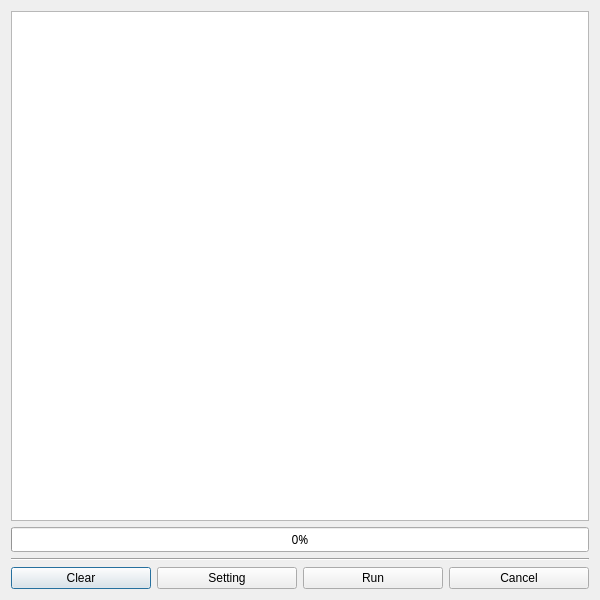
<?xml version="1.0" encoding="UTF-8"?>
<ui version="4.0">
 <class>DynamicTestLayout</class>
 <widget class="QDialog" name="DynamicTestLayout">
  <property name="windowModality">
   <enum>Qt::ApplicationModal</enum>
  </property>
  <property name="geometry">
   <rect>
    <x>0</x>
    <y>0</y>
    <width>600</width>
    <height>600</height>
   </rect>
  </property>
  <property name="minimumSize">
   <size>
    <width>600</width>
    <height>600</height>
   </size>
  </property>
  <property name="windowTitle">
   <string>Dynamic Test</string>
  </property>
  <layout class="QVBoxLayout" name="verticalLayout_2">
   <item>
    <layout class="QVBoxLayout" name="MainLayout">
     <item>
      <layout class="QVBoxLayout" name="MessagLayout">
       <item>
        <widget class="QTextBrowser" name="textBrowser">
         <property name="font">
          <font>
           <family>Yu Gothic</family>
           <pointsize>10</pointsize>
          </font>
         </property>
        </widget>
       </item>
       <item>
        <widget class="QProgressBar" name="progressBar">
         <property name="font">
          <font>
           <family>Yu Gothic</family>
          </font>
         </property>
         <property name="styleSheet">
          <string notr="true"/>
         </property>
         <property name="value">
          <number>0</number>
         </property>
        </widget>
       </item>
      </layout>
     </item>
     <item>
      <layout class="QHBoxLayout" name="horizontalLayout">
       <item>
        <widget class="Line" name="line">
         <property name="orientation">
          <enum>Qt::Horizontal</enum>
         </property>
        </widget>
       </item>
      </layout>
     </item>
     <item>
      <layout class="QHBoxLayout" name="ButtonLayout">
       <item>
        <widget class="QPushButton" name="clearButton">
         <property name="font">
          <font>
           <family>Yu Gothic UI</family>
           <weight>50</weight>
           <bold>false</bold>
          </font>
         </property>
         <property name="text">
          <string>Clear</string>
         </property>
        </widget>
       </item>
       <item>
        <widget class="QPushButton" name="settingButton">
         <property name="font">
          <font>
           <family>Yu Gothic UI</family>
          </font>
         </property>
         <property name="text">
          <string>Setting</string>
         </property>
        </widget>
       </item>
       <item>
        <widget class="QPushButton" name="runButton">
         <property name="font">
          <font>
           <family>Yu Gothic UI</family>
          </font>
         </property>
         <property name="text">
          <string>Run</string>
         </property>
        </widget>
       </item>
       <item>
        <widget class="QPushButton" name="cancelButton">
         <property name="font">
          <font>
           <family>Yu Gothic UI</family>
          </font>
         </property>
         <property name="text">
          <string>Cancel</string>
         </property>
        </widget>
       </item>
      </layout>
     </item>
    </layout>
   </item>
  </layout>
 </widget>
 <resources/>
 <connections/>
</ui>
